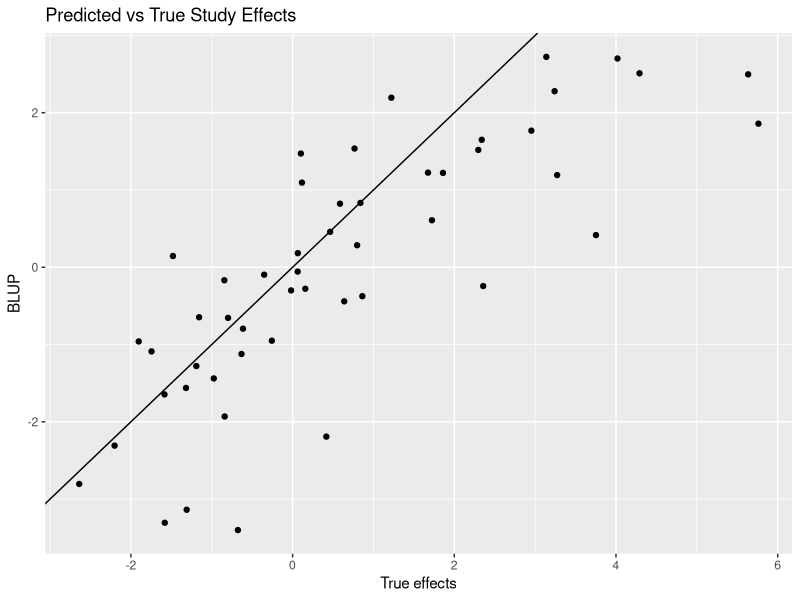
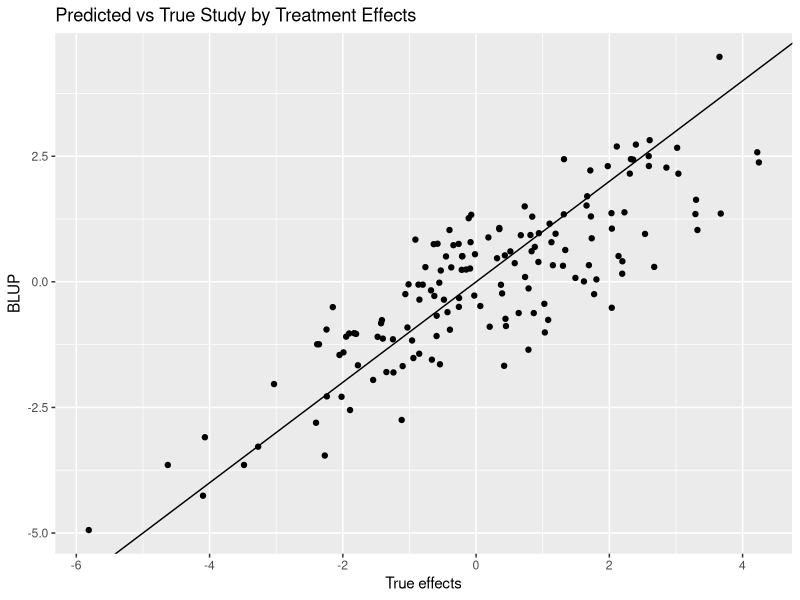

Write R code to recreate these figures, in order. (Note: this script raises an error after producing the figures.)
#' ---
#' title: "Meta analysis for Latin Square Designs"
#' subtitle: "National Animal Nutrition Program Meta-Analysis Workshop"
#' author: "Robert J. Tempelman"
#' affiliation: "Michigan State University"
#' date: "2023-06-25"
#' output: html_document
#' ---
#' 
#' # This document is used to highlight considerations for meta-analysis of Latin square/crossover designs
#' 
#' 
## ----setup, include=FALSE-------------------------------------------------------------------------------------------------------------------------------------------------------------------
knitr::opts_chunk$set(echo = TRUE,root.dir="C:/Users/Robert J. Tempelman/OneDrive - Michigan State University/Tempelman/Meta_analysis/Simulation")
# set default directory

#' 
## ----prep-----------------------------------------------------------------------------------------------------------------------------------------------------------------------------------
rm(list=ls())
library(tidyverse,ggplot2)
set.seed(100)  # set seed for reproducibility.
nStudy = 50  # Number of studies
ntrt = 3    # Number of treatments 
ncows =sample(seq(ntrt*2,ntrt*10,ntrt),nStudy,replace=TRUE)  # simulated different number of replicated squares per Study

#' 
#' ## Simulation
#' 
#' Simulate a $n_{trt}$ = `r ntrt`  treatment Latin square design data from `r nStudy` different studies with
#' sample sizes ranging from `r ntrt*2` to `r ntrt*10` cows
#' 
## ----Simulate-------------------------------------------------------------------------------------------------------------------------------------------------------------------------------
##### THE FOLLOWING JUST SIMULATES SOME DATA BASED ON THE FOLLOWING SPECIFICATIONS   #####
##########################################################################################################
######################## BEGINNING OF SIMULATION #########################################################
##########################################################################################################


sigmae = 2  # residual (within cow) variance
sigmacow = 8  # between-cow variance
sigmastudy = 5  # between-study variance
sigmastudytrt = 3  # study by trt interaction variance

sigmaperiod = 2 # variance between periods although typically considered as fixed.

overallmean = 30
trteffects = c(-1,0,+1)  # effects relative to overall mean
trtlabels = toupper(letters[1:ntrt])
if (length(trteffects) != ntrt) stop ("need to change the number of treatment effects to match ntrt")
periodeffects = rnorm(sd=sqrt(sigmaperiod),nStudy*ntrt)
StudyPeriod = split(periodeffects, ceiling(seq_along(periodeffects)/ntrt))

Studyeffects = rnorm(sd=sqrt(sigmastudy),nStudy)  # simulated study effects
studytrtint = vector(mode="list",length= nStudy)  # simulated study x treatment effects
for (Study in 1:nStudy){
  studytrtint[[Study]]=rnorm(sd = sqrt(sigmastudytrt),ntrt)
}


# for a balanced multiple Latin square design, ncows has to be a multiple of number of treatments

setuplatin =vector(mode="list",length=ntrt)
base = 1:ntrt
for(i in 1:ntrt){
  setuplatin[[i]]=(base+ntrt+1+i)%%ntrt+1
}  # setup for a single Latin square

Study_data <- vector(mode="list",length=nStudy)  # we'll first save the data in this list, separate study for each element
Study = 1

for (Study in 1:nStudy) {
  Trt_number = rep(unlist(setuplatin),ncows[Study]/ntrt)
  Effect_Trt = trteffects[Trt_number]
  Period = rep(1:3,ncows[Study])
  Effect_Period = StudyPeriod[[Study]][Period]
  Trt = toupper(letters[Trt_number]) # get trt label assignments for each record
  Cow = rep(1:ncows[Study],each=ntrt)  # and cow labels for each record
  Cow_effects = rnorm(sd=sqrt(sigmacow),ncows[Study])
  Effect_Cow = Cow_effects[Cow]
  Trt_Study_effects =  studytrtint[[Study]][Trt_number] # and the trt*study effects
  residuals = rnorm(sd = sqrt(sigmae),ntrt*ncows[Study]) # and finally the residuals
  FCM = round(overallmean + Effect_Trt + Effect_Period  + Effect_Cow + Studyeffects[Study] + Trt_Study_effects + residuals,2)  # generate the record and round to 2nd decimal
  Study_data[[Study]] = data.frame(Study,Trt,Cow,Period,FCM)  #store it.
}  

overallcrossoverdata = bind_rows(Study_data)  # the entire data set
cols = c("Study","Trt","Cow","Period")
overallcrossoverdata[cols] <- lapply(overallcrossoverdata [cols], factor)
str(overallcrossoverdata)
write_csv(overallcrossoverdata,"overallcrossoverdata.csv")

# save the true study by treatment effects for later.
study_trt = unlist(studytrtint)
Study_Trtlabels = expand.grid(trtlabels,1:nStudy)
Study_Trtlabels = paste0(Study_Trtlabels$Var1,':',Study_Trtlabels$Var2)
study_trt = data.frame(Study_Trtlabels,study_trt)

##########################################################################################################
######################## END OF SIMULATION ###############################################################
##########################################################################################################


#' 
#' 
#' # Analysis based on individual cow records across experiments
#' 
## ----IPD------------------------------------------------------------------------------------------------------------------------------------------------------------------------------------
library(lme4)  # mixed model procedure in R.
# NOTE THIS MODEL PERFECTLY MATCHES THE MODEL GENERATION PROCESS
## of course, we really never know the true model!
overallcrossover_analysis = lmer(FCM~Trt+ (1|Period:Study) + (1|Cow:Study) + (1|Study/Trt),data=overallcrossoverdata)  # Fit Trt as Fixed, Study and Study*Trt as random
# Cows and Periods are nested within Study.  If Period represents a physiological stage (i.e. all cows start at roughly the same DIM), then treat as fixed.
# Might also fit Treatment by Period then as well.
summary(overallcrossover_analysis)
# fairly precise estimates of variance components....if you were able to analyze all of the data jointly.

library(emmeans)
emm_options(pbkrtest.limit = nrow(overallcrossoverdata)) 
lsmeans_Trt= emmeans(overallcrossover_analysis,"Trt")  
# so if this is taking too long, just set the emm_options(pbkrtest.limit = 500) or some reasonably low number 
(overallcrossover_means = summary(lsmeans_Trt))
(effectsize_IPD = pairs(lsmeans_Trt))  # overall effect sizes

#' 
#' 
#' The following is just for quality control checks on my simulation program
#' 
## ----qualitycontrol-------------------------------------------------------------------------------------------------------------------------------------------------------------------------

## THE FOLLOWING IS NOT REALLY IMPORTANT...JUST A QUALITY CONTROL CHECK
##Plot Estimated(Predicted) Study Effects versus True Study Effects
# Estimated ("Predicted") Study Effects
BLUP_Studyeffects = coef(overallcrossover_analysis)$Study[,1]-mean(coef(overallcrossover_analysis)$Study[,1])  # need to subtract the mean to express relative to zero
trt = data.frame(Studyeffects,BLUP_Studyeffects)
# Plot Estimated ("Predicted") Study Effects vs True Study Effects
ggplot(data=trt,aes(x=Studyeffects ,y=BLUP_Studyeffects)) + geom_point() + geom_abline(intercept=0,slope=1) +
  ggtitle("Predicted vs True Study Effects") +
  xlab("True effects") + 
  ylab("BLUP")

## THE FOLLOWING IS NOT REALLY IMPORTANT...JUST A QUALITY CONTROL CHECK
# Let's do the same thing for the study by treatment effects
#Estimated study by treatment effects 
BLUP_study_trt = coef(overallcrossover_analysis)$`Trt:Study`[,1]-mean(coef(overallcrossover_analysis)$`Trt:Study`[,1]) # need to subtract the mean to express relative to zero
BLUP_study_trt = data.frame(rownames(coef(overallcrossover_analysis)$`Trt:Study`),BLUP_study_trt)
colnames(BLUP_study_trt) = c("Study_Trtlabels","BLUP_study_trt")
study_trt = study_trt %>%
  left_join(BLUP_study_trt,by=c("Study_Trtlabels"))
# Plot Estimated ("Predicted") Study by Treatment Effects vs True Study by Treatment Effects
ggplot(study_trt,aes(x=study_trt ,y=BLUP_study_trt)) + geom_point() + geom_abline(intercept=0,slope=1) +
  ggtitle("Predicted vs True Study by Treatment Effects") +
  xlab("True effects") + 
  ylab("BLUP")

#' 
#' 
#' # Meta-analysis
#' 
#' Write a few functions that will help compute the study-specific statistics.
#' 
## ----functionspecs--------------------------------------------------------------------------------------------------------------------------------------------------------------------------
# Let's conduct a separate mixed model analysis for each Study
# just like what we would anticipate for a meta-analysis
# Need to write some functions in order to do so

# need to create a separate function for model
# You could throw Trt*Period in there..maybe even consider Period as random
separate_model = function(df) {
  lmer(FCM~Trt+Period+(1|Cow),data=df)
}

# function to save the mean trt difference for each Study
contrast = function(model) {
  lsmeans_Trt= emmeans(model,"Trt")
  effectsize = pairs(lsmeans_Trt)
  effectsize = as.data.frame(summary(effectsize))
  return(effectsize)
}

# function to save the trt means for each Study
lsmeans = function(model) {
  lsmeans_Trt= emmeans(model,"Trt")
  means = summary(lsmeans_Trt)
  return(means)
}

#function to retrieve study-specific variance components
varcomps = function(model){
  varcomp = as.numeric(formatVC(VarCorr(model),comp="Variance")[,3])
  VClabel = (formatVC(VarCorr(model),comp="Variance")[,1])
  varcomp = data.frame(VClabel,varcomp) %>%
    pivot_wider(names_from=VClabel,values_from = varcomp)
  return(varcomp)
}




#' 
#' This is what it looks like for one study (Study 1)
## ----Study1---------------------------------------------------------------------------------------------------------------------------------------------------------------------------------
Study1_analysis = lmer(FCM~Trt+Period+(1|Cow),data=filter(overallcrossoverdata,Study==1))
joint_tests(Study1_analysis)
summary(Study1_analysis)
varcomps(Study1_analysis)
lsmeans(Study1_analysis)
contrast(Study1_analysis)


#' 
#' 
## ----Study_spec_contrasts-------------------------------------------------------------------------------------------------------------------------------------------------------------------
# Let's save the contrasts (i.e. pairwise comparisons) from each study
Study_specific_contrasts = overallcrossoverdata %>%
  group_by(Study) %>%
  nest() %>%
  mutate(model = map(data,separate_model)) %>%
  mutate(effectsize = map(model,contrast)) %>%
  mutate(nrec = as.numeric(map(data,nrow))) %>% 
  unnest(effectsize)    %>%
  dplyr::select(-c(data,model)) %>%
  mutate(weight = (1/SE)^2) %>%  # What i use in the mixed model
  mutate(sampvar = SE^2)         # What the r package metafor needs

head(Study_specific_contrasts)

#' 
#' Let's focus on the A vs B contrast for now.
#' 
#' We'll consider the common effects 
#' 
## ----CommonAvsB-----------------------------------------------------------------------------------------------------------------------------------------------------------------------------

(AB_contrast = filter(Study_specific_contrasts,contrast=="A - B"))
# The following analysis is rather common (and typically wrong!!!)
# COMMON EFFECTS MODEL 

#CE1
weighted.mean(AB_contrast$estimate,AB_contrast$weight)
(stderr = (sum(AB_contrast$weight))^(-1/2))
cat ("compare with analyses on individual data",sep="\n")
effectsize_IPD

# could go through the same exercise for the other comparisons as well.
#(AC_contrast = filter(Study_specific_contrasts,contrast=="A - C"))
#(BC_contrast = filter(Study_specific_contrasts,contrast=="B - C"))

#CE2
# # COMMON EFFECTS MODEL can also be conducted using a linear model
# glmmTMB is used because it allows one to fix the residual variance to 1 (just a "trick" to allow proper weightings by 1/SE^2 which already reflect residual var!)
library(glmmTMB)
# overall mean model
FMAvsB_1 <- glmmTMB(estimate ~ 1 ,
                weights = weight,
                family = gaussian,
                REML=TRUE,
                data = AB_contrast,
                start = list(betad = log(1)),  # fix residual variance = 1
                map = list(betad = factor(NA))
)
summary(FMAvsB_1)
# again gives the same wrong answer as above
cat ("compare with analyses on individual data",sep="\n")
effectsize_IPD

#CE3
# Finally, onecan use metafor to get the same result:
library(metafor)
(res_EE_AvsB = rma.uni(yi=estimate,vi=sampvar,data=AB_contrast,method="EE"))  # fixed study effects
forest(res_EE_AvsB)

#' 
## ----MixedAvB-------------------------------------------------------------------------------------------------------------------------------------------------------------------------------
# an analysis that properly reflects heterogeneity between studies.
library(glmmTMB)
# random effects model
RM_1AvsB_1 <- glmmTMB(estimate ~ 1 + (1|Study),  # Study really involves both Study and Study*Treatment 
                weights = weight,
                family = gaussian,
                REML=TRUE,
                data = AB_contrast,
                start = list(betad = log(1)),  # fix residual variance = 1
                map = list(betad = factor(NA))
)
summary(RM_1AvsB_1)  
cat ("compare with analyses on individual data",sep="\n")
effectsize_IPD
# compare this to the analysis using the raw data...point estimate is ok; standard error is a little off.

#using metafor
(res_REMLAvsB_1 = rma.uni(yi=estimate,vi=sampvar,data=AB_contrast,method="REML"))  # fixed study effects
# reminder as to what the corresponding estimate/se was from analyzing the raw data
cat ("compare with analyses on individual data",sep="\n")
effectsize_IPD



#' 
#' # Multivariate analysis using all contrast information
#' 
## ----allcontrasts---------------------------------------------------------------------------------------------------------------------------------------------------------------------------

RM_mvcontrast <- glmmTMB(estimate ~ contrast -1 + (1|Study/contrast),   # models the effect of study and study*contrast
                 weights = weight,
                 family = gaussian,
                 REML=TRUE,
                 data = Study_specific_contrasts,
                 start = list(betad = log(1)),  # fix residual variance = 1
                 map = list(betad = factor(NA))
)
summary(RM_mvcontrast)

cat ("compare with analyses on individual data .  Almost matches perfectly!!",sep="\n")
effectsize_IPD


#' 
## ----foundationalcontrasts------------------------------------------------------------------------------------------------------------------------------------------------------------------

foundationcontrast <- glmmTMB(estimate ~ contrast -1 + (1|Study/contrast),   # models the effect of study and study*contrast
                 weights = weight,
                 family = gaussian,
                 REML=TRUE,
                 data = filter(Study_specific_contrasts,contrast != 'A - B'),
                 start = list(betad = log(1)),  # fix residual variance = 1
                 map = list(betad = factor(NA))
)
summary(foundationcontrast)
lsmeans_foundationcontrast= emmeans(foundationcontrast,"contrast")
(summary(lsmeans_foundationcontrast))
pairs(lsmeans_foundationcontrast)
cat ("compare with analyses on individual data",sep="\n")
effectsize_IPD


#' 
#' # Analysis based on Study specific means (Arm based analysis)
#' (instead of contrasts)
#' 
#' A suboptimal analysis:
#' The use of regular standard errors on means would not be advisable in this case!
#' 
## ----Studyspecmeans-------------------------------------------------------------------------------------------------------------------------------------------------------------------------
#lets save the study specific means

Study_specific_means = overallcrossoverdata %>%
  group_by(Study) %>%
  nest() %>%
  mutate(model = map(data,separate_model)) %>%
  mutate(lsmeans = map(model,lsmeans)) %>%
  mutate(nrec = as.numeric(map(data,nrow))) %>% 
  unnest(lsmeans)    %>%
  dplyr::select(-c(data,model)) %>%
  mutate(weight = (1/SE)^2) %>%     # these are not quite right!!
  mutate(sampvar = SE^2)          # these are not quite right!!
# but let's try them anyways

head(Study_specific_means)

#' Let's use the suboptimal weights anyways
## ----subopt---------------------------------------------------------------------------------------------------------------------------------------------------------------------------------


RM_mv_subopt <- glmmTMB(emmean ~ Trt   + (1|Study/Trt),  # 
                 weights = weight,
                 family = gaussian,
                 REML=TRUE,
                 data = Study_specific_means,
                 start = list(betad = log(1)),  # fix residual variance = 1
                 map = list(betad = factor(NA))
)
summary(RM_mv_subopt)
lsmeans_RM_mv_subopt= emmeans(RM_mv_subopt,"Trt")
(summary(lsmeans_RM_mv_subopt))
pairs(lsmeans_RM_mv_subopt)
# not too far off from what we had with raw data analysis (?)
effectsize_IPD  


#' 
#' # Let's look at study-specific variance components
#' 
## ----Study_specific_var---------------------------------------------------------------------------------------------------------------------------------------------------------------------
Study_specific_var = overallcrossoverdata %>%
  group_by(Study) %>%
  nest() %>%
  mutate(model = map(data,separate_model)) %>%
  mutate(varcomp = map(model,varcomps))   %>%
  unnest(varcomp) %>%
  dplyr::select(-c(data,model)) 

boxplot(Study_specific_var[,-1] )

#' 
## -------------------------------------------------------------------------------------------------------------------------------------------------------------------------------------------
#Let's look at the relationship between SEM, SED, and the variance components

SE_compare =  Study_specific_means %>%
    group_by(Study) %>%
    summarize(SEM = mean(SE))  %>%
    full_join(distinct(Study_specific_contrasts,SE),by="Study") %>%
    group_by(Study,SEM) %>%
    summarize(SED=mean(SE)) %>%
    full_join(Study_specific_var,by="Study") %>%
    mutate(SEM_altered = SED/sqrt(2)) %>%
    mutate(SEM_ratio = SEM/SEM_altered) %>%
    mutate(sd_ratio = sqrt((Cow+Residual)/Residual)) %>%
    mutate(weight_altered = (1/SEM_altered)^2) %>%   
    mutate(sampvar_altered = SEM_altered^2)    %>%
    mutate(weight_old = (1/SEM)^2) %>%  
    mutate(sampvar_old= SEM^2)  
head(SE_compare)

#' 
#' Lesson: ratio of SEM to SED/sqrt(2) is same as sqrt(cow+residual/residual VC)
#' 
## ----weight_comparison----------------------------------------------------------------------------------------------------------------------------------------------------------------------
ggplot(SE_compare, aes(x=weight_old, y=weight_altered)) + 
  geom_point() 


#' 
#' 
## ----Means_analysis-------------------------------------------------------------------------------------------------------------------------------------------------------------------------
SED_basic  = SE_compare %>%
  dplyr::select(c(Study,SEM,SED))
Study_specific_means2= Study_specific_means%>%
  full_join(SED_basic,by="Study")%>%
  mutate(SEM_altered = SED/sqrt(2)) %>%
  mutate(weight_altered = (1/SEM_altered)^2) %>%  
  mutate(sampvar_altered = SEM_altered^2)  

RM_mv2arm <- glmmTMB(emmean ~ Trt   + (1|Study/Trt),   
                 weights = weight_altered,
                 family = gaussian,
                 REML=TRUE,
                 data = Study_specific_means2,
                 start = list(betad = log(1)),  # fix residual variance = 1
                 map = list(betad = factor(NA))
)
summary(RM_mv2arm)
lsmeans_Trt_mv2arm= emmeans(RM_mv2arm,"Trt")
( summary(lsmeans_Trt_mv2arm))
pairs(lsmeans_Trt_mv2arm)
cat ("compare with analyses on individual data",sep="\n")
effectsize_IPD

#' ## A network meta-analysis
#'  
#' Use same simulated datasets as above but this time just randomly choose two of three treatments from each study  
#' 
## ----createIB-------------------------------------------------------------------------------------------------------------------------------------------------------------------------------
trtchoose = vector(mode="list",length= nStudy)  # 

for (Study in 1:nStudy) {
  #trtchoose[[Study]] = toupper(letters[sample(1:ntrt,(ntrt-1))])
  trtchoose[[Study]] = sample(1:ntrt,(ntrt-1))
  }
Trt=unlist(trtchoose)
Study = rep(1:nStudy,each=(ntrt-1))
IB_design = data.frame(Study,Trt) %>%
  mutate(Trt = toupper(letters[Trt])) %>%
  mutate_all(as.factor)

xtabs(~Study+Trt,data=IB_design)

IB_Data = IB_design %>%
  left_join(overallcrossoverdata,by=c("Study","Trt"))


#' 
#' ## analysis of IB data
## ----IBanalysis-----------------------------------------------------------------------------------------------------------------------------------------------------------------------------

# NOTE THIS MODEL PERFECTLY MATCHES THE MODEL GENERATION PROCESS
IB_analysis = lmer(FCM~Trt+ (1|Period:Study) + (1|Cow:Study) + (1|Study/Trt),data=IB_Data)  # Fit Trt as Fixed, Study and Study*Trt as random
# Cows and Periods are nested within Study.  If Period represents a physiological stage (i.e. all cows start at roughly the same DIM), then treat as fixed.
# Might also fit Treatment by Period then as well.
summary(IB_analysis)
lsmeans_TrtIB= emmeans(IB_analysis,"Trt")  
# so if this is taking too long, just set the emm_options(pbkrtest.limit = 500) or some reasonably low number 
(IB_analysis_means = summary(lsmeans_TrtIB))
(effectsize_IB = pairs(lsmeans_TrtIB))  # overall effect sizes


#' # Study specific contrasts
#' 
## ----study_specific_contrast----------------------------------------------------------------------------------------------------------------------------------------------------------------
Study_specific_contrasts_IB = IB_Data %>%
  group_by(Study) %>%
  nest() %>%
  mutate(model = map(data,separate_model)) %>%
  mutate(effectsize = map(model,contrast)) %>%
  mutate(nrec = as.numeric(map(data,nrow))) %>% 
  unnest(effectsize)    %>%
  dplyr::select(-c(data,model)) %>%
  mutate(weight = (1/SE)^2) %>%  # What i use in the mixed model
  mutate(sampvar = SE^2) %>%         # What the r package metafor needs 
  mutate(contrast = factor(contrast))

#' 
#' # Naively only considering studies with A-B contrasts
#' 
#' 
## ----ABonly---------------------------------------------------------------------------------------------------------------------------------------------------------------------------------
Study_specific_contrasts_IB_AB = filter(Study_specific_contrasts_IB,contrast == 'A - B')
 
 # random effects model
RM_1_IB <- glmmTMB(estimate ~ 1 + (1|Study),   
                weights = (1/SE)^2,
                family = gaussian,
                REML=TRUE,
                data = Study_specific_contrasts_IB_AB,
                start = list(betad = log(1)),  # fix residual variance = 1
                map = list(betad = factor(NA))
)
summary(RM_1_IB) 
## compare with analysis from using raw data

effectsize_IB

#' # can also use study-specific means to do this
#' 
## ----Arm_IB---------------------------------------------------------------------------------------------------------------------------------------------------------------------------------
Study_specific_means_IB = IB_Data %>%
  group_by(Study) %>%
  nest() %>%
  mutate(model = map(data,separate_model)) %>%
  mutate(lsmeans = map(model,lsmeans)) %>%
  mutate(nrec = map(data,nrow)) %>% 
  unnest(lsmeans)    %>%
  dplyr::select(-c(data,model))

SEDuse = Study_specific_contrasts_IB %>%
  group_by(Study) %>%
  summarize(SED = mean(SE)) %>%
  mutate(SEM_alter = SED/sqrt(2)) %>%
  mutate(weight_alter = (1/SEM_alter^2)) %>%
  mutate(sampvar_alter = SEM_alter^2)

Study_specific_means_IB = Study_specific_means_IB %>%
  left_join(SEDuse,by="Study")

RM_arm_IB <- glmmTMB(emmean ~ Trt   + (1|Study/Trt),   
                 weights = weight_alter,
                 family = gaussian,
                 REML=TRUE,
                 data = Study_specific_means_IB,
                 start = list(betad = log(1)),  # fix residual variance = 1
                 map = list(betad = factor(NA))
)
summary(RM_arm_IB)
lsmeans_Trt_RM_arm_IB= emmeans(RM_arm_IB,"Trt")
( summary(lsmeans_Trt_RM_arm_IB))
pairs(lsmeans_Trt_RM_arm_IB)

# compare with analyses using raw data
effectsize_IB



#' 
